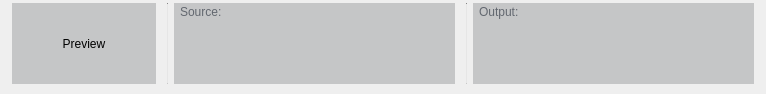
        <widget class="QFrame" name="frame_2">
         <property name="sizePolicy">
          <sizepolicy hsizetype="Preferred" vsizetype="Fixed">
           <horstretch>0</horstretch>
           <verstretch>0</verstretch>
          </sizepolicy>
         </property>
         <property name="minimumSize">
          <size>
           <width>0</width>
           <height>94</height>
          </size>
         </property>
         <property name="maximumSize">
          <size>
           <width>3840</width>
           <height>94</height>
          </size>
         </property>
         <property name="styleSheet">
          <string notr="true">QScrollBar:horizontal {
	border: none;
	background: rgb(52, 59, 72);
	height: 14px;
	margin: 0px 21px 0 21px;
	border-radius: 0px;
}
QScrollBar:vertical {
	border: none;
	background: rgb(52, 59, 72);
	width: 14px;
	margin: 21px 0 21px 0;
	border-radius: 0px;
 }
QScrollBar::handle:horizontal {
	background: rgb(27, 29, 35);
	min-width: 25px;
	border-radius: 7px
}
QScrollBar::handle:vertical {	
	background: rgb(27, 29, 35);
	min-height: 25px;
	border-radius: 7px
 }
QScrollBar::add-line:horizontal {
	border: none;
	background: rgb(55, 63, 77);
	width: 20px;
	border-top-right-radius: 7px;
	border-bottom-right-radius: 7px;
	subcontrol-position: right;
	subcontrol-origin: margin;
}
QScrollBar::add-line:vertical {
	border: none;
	background: rgb(55, 63, 77);
	height: 20px;
	border-bottom-left-radius: 7px;
	border-bottom-right-radius: 7px;
	subcontrol-position: bottom;
	subcontrol-origin: margin;
 }
QScrollBar::sub-line:horizontal {
	border: none;
	background: rgb(55, 63, 77);
	width: 20px;
	border-top-left-radius: 7px;
	border-bottom-left-radius: 7px;
	subcontrol-position: left;
	subcontrol-origin: margin;
}
QScrollBar::sub-line:vertical {
	border: none;
	background: rgb(55, 63, 77);
	height: 20px;
	border-top-left-radius: 7px;
	border-top-right-radius: 7px;
	subcontrol-position: top;
	subcontrol-origin: margin;
 }
QScrollBar::up-arrow:horizontal, QScrollBar::down-arrow:horizontal {
	background: none;
}
QScrollBar::up-arrow:vertical, QScrollBar::down-arrow:vertical {
	background: none;
 }
QScrollBar::add-page:horizontal, QScrollBar::sub-page:horizontal {
	background: none;
}
QScrollBar::add-page:vertical, QScrollBar::sub-page:vertical {
	background: none;
 }</string>
         </property>
         <property name="frameShape">
          <enum>QFrame::NoFrame</enum>
         </property>
         <property name="frameShadow">
          <enum>QFrame::Raised</enum>
         </property>
         <layout class="QGridLayout" name="gridLayout_3">
          <property name="leftMargin">
           <number>0</number>
          </property>
          <property name="topMargin">
           <number>3</number>
          </property>
          <property name="rightMargin">
           <number>0</number>
          </property>
          <property name="bottomMargin">
           <number>3</number>
          </property>
          <property name="verticalSpacing">
           <number>6</number>
          </property>
          <item row="0" column="0">
           <layout class="QHBoxLayout" name="horizontalLayout_2">
            <property name="leftMargin">
             <number>12</number>
            </property>
            <property name="rightMargin">
             <number>12</number>
            </property>
            <property name="bottomMargin">
             <number>6</number>
            </property>
            <item>
             <widget class="QLabel" name="labelThumb">
              <property name="sizePolicy">
               <sizepolicy hsizetype="Preferred" vsizetype="Preferred">
                <horstretch>0</horstretch>
                <verstretch>0</verstretch>
               </sizepolicy>
              </property>
              <property name="minimumSize">
               <size>
                <width>144</width>
                <height>81</height>
               </size>
              </property>
              <property name="maximumSize">
               <size>
                <width>144</width>
                <height>81</height>
               </size>
              </property>
              <property name="styleSheet">
               <string notr="true">background-color: rgba(27, 29, 35, 50)</string>
              </property>
              <property name="locale">
               <locale language="English" country="UnitedStates"/>
              </property>
              <property name="frameShape">
               <enum>QFrame::NoFrame</enum>
              </property>
              <property name="text">
               <string>Preview</string>
              </property>
              <property name="textFormat">
               <enum>Qt::AutoText</enum>
              </property>
              <property name="scaledContents">
               <bool>true</bool>
              </property>
              <property name="alignment">
               <set>Qt::AlignCenter</set>
              </property>
              <property name="wordWrap">
               <bool>false</bool>
              </property>
              <property name="openExternalLinks">
               <bool>false</bool>
              </property>
             </widget>
            </item>
            <item>
             <spacer name="horizontalSpacer_2">
              <property name="orientation">
               <enum>Qt::Horizontal</enum>
              </property>
              <property name="sizeType">
               <enum>QSizePolicy::Maximum</enum>
              </property>
              <property name="sizeHint" stdset="0">
               <size>
                <width>5</width>
                <height>20</height>
               </size>
              </property>
             </spacer>
            </item>
            <item>
             <widget class="Line" name="line_1">
              <property name="maximumSize">
               <size>
                <width>1</width>
                <height>16777215</height>
               </size>
              </property>
              <property name="styleSheet">
               <string notr="true">background-color: rgb(200, 200, 200);</string>
              </property>
              <property name="orientation">
               <enum>Qt::Vertical</enum>
              </property>
             </widget>
            </item>
            <item>
             <widget class="QFrame" name="frame_source">
              <property name="minimumSize">
               <size>
                <width>281</width>
                <height>81</height>
               </size>
              </property>
              <property name="maximumSize">
               <size>
                <width>3840</width>
                <height>81</height>
               </size>
              </property>
              <property name="styleSheet">
               <string notr="true">background-color: rgba(27, 29, 35, 50);</string>
              </property>
              <property name="frameShape">
               <enum>QFrame::NoFrame</enum>
              </property>
              <property name="frameShadow">
               <enum>QFrame::Raised</enum>
              </property>
              <layout class="QGridLayout" name="gridLayout_5">
               <property name="leftMargin">
                <number>0</number>
               </property>
               <property name="topMargin">
                <number>0</number>
               </property>
               <property name="rightMargin">
                <number>0</number>
               </property>
               <property name="bottomMargin">
                <number>0</number>
               </property>
               <property name="spacing">
                <number>0</number>
               </property>
               <item row="0" column="0">
                <layout class="QHBoxLayout" name="horizontalLayout_4">
                 <property name="spacing">
                  <number>3</number>
                 </property>
                 <property name="leftMargin">
                  <number>6</number>
                 </property>
                 <property name="rightMargin">
                  <number>6</number>
                 </property>
                 <item>
                  <widget class="QLabel" name="label_1">
                   <property name="styleSheet">
                    <string notr="true">color: rgb(98, 103, 111);
background-color: transparent;</string>
                   </property>
                   <property name="text">
                    <string>Source:</string>
                   </property>
                  </widget>
                 </item>
                 <item>
                  <widget class="QLabel" name="label_source">
                   <property name="autoFillBackground">
                    <bool>false</bool>
                   </property>
                   <property name="styleSheet">
                    <string notr="true">color: rgb(98, 103, 111);
background-color: transparent;</string>
                   </property>
                   <property name="text">
                    <string/>
                   </property>
                  </widget>
                 </item>
                 <item>
                  <spacer name="horizontalSpacer_5">
                   <property name="orientation">
                    <enum>Qt::Horizontal</enum>
                   </property>
                   <property name="sizeType">
                    <enum>QSizePolicy::Expanding</enum>
                   </property>
                   <property name="sizeHint" stdset="0">
                    <size>
                     <width>20</width>
                     <height>18</height>
                    </size>
                   </property>
                  </spacer>
                 </item>
                </layout>
               </item>
               <item row="1" column="0">
                <widget class="QTextBrowser" name="textBrowser_1">
                 <property name="font">
                  <font>
                   <pointsize>10</pointsize>
                  </font>
                 </property>
                 <property name="styleSheet">
                  <string notr="true">QTextBrowser {
	color: rgb(210, 210, 210);
	background-color: transparent;
	border: 1px solid rgba(27, 29, 35, 0);
}</string>
                 </property>
                </widget>
               </item>
              </layout>
             </widget>
            </item>
            <item>
             <spacer name="horizontalSpacer_3">
              <property name="orientation">
               <enum>Qt::Horizontal</enum>
              </property>
              <property name="sizeType">
               <enum>QSizePolicy::Maximum</enum>
              </property>
              <property name="sizeHint" stdset="0">
               <size>
                <width>5</width>
                <height>20</height>
               </size>
              </property>
             </spacer>
            </item>
            <item>
             <widget class="Line" name="line_2">
              <property name="maximumSize">
               <size>
                <width>1</width>
                <height>16777215</height>
               </size>
              </property>
              <property name="styleSheet">
               <string notr="true">background-color: rgb(200, 200, 200);</string>
              </property>
              <property name="orientation">
               <enum>Qt::Vertical</enum>
              </property>
             </widget>
            </item>
            <item>
             <widget class="QFrame" name="frame_output">
              <property name="minimumSize">
               <size>
                <width>281</width>
                <height>81</height>
               </size>
              </property>
              <property name="maximumSize">
               <size>
                <width>3840</width>
                <height>81</height>
               </size>
              </property>
              <property name="styleSheet">
               <string notr="true">background-color: rgba(27, 29, 35, 50);</string>
              </property>
              <property name="frameShape">
               <enum>QFrame::NoFrame</enum>
              </property>
              <property name="frameShadow">
               <enum>QFrame::Raised</enum>
              </property>
              <layout class="QGridLayout" name="gridLayout_6">
               <property name="leftMargin">
                <number>0</number>
               </property>
               <property name="topMargin">
                <number>0</number>
               </property>
               <property name="rightMargin">
                <number>0</number>
               </property>
               <property name="bottomMargin">
                <number>0</number>
               </property>
               <property name="spacing">
                <number>0</number>
               </property>
               <item row="0" column="0">
                <layout class="QHBoxLayout" name="horizontalLayout_5">
                 <property name="spacing">
                  <number>3</number>
                 </property>
                 <property name="leftMargin">
                  <number>6</number>
                 </property>
                 <property name="rightMargin">
                  <number>6</number>
                 </property>
                 <item>
                  <widget class="QLabel" name="label_2">
                   <property name="styleSheet">
                    <string notr="true">color: rgb(98, 103, 111);
background-color: transparent;</string>
                   </property>
                   <property name="text">
                    <string>Output:</string>
                   </property>
                  </widget>
                 </item>
                 <item>
                  <widget class="QLabel" name="label_output">
                   <property name="autoFillBackground">
                    <bool>false</bool>
                   </property>
                   <property name="styleSheet">
                    <string notr="true">color: rgb(98, 103, 111);
background-color: transparent;</string>
                   </property>
                   <property name="text">
                    <string/>
                   </property>
                  </widget>
                 </item>
                 <item>
                  <spacer name="horizontalSpacer_6">
                   <property name="orientation">
                    <enum>Qt::Horizontal</enum>
                   </property>
                   <property name="sizeType">
                    <enum>QSizePolicy::Expanding</enum>
                   </property>
                   <property name="sizeHint" stdset="0">
                    <size>
                     <width>20</width>
                     <height>18</height>
                    </size>
                   </property>
                  </spacer>
                 </item>
                </layout>
               </item>
               <item row="1" column="0">
                <widget class="QTextBrowser" name="textBrowser_2">
                 <property name="font">
                  <font>
                   <pointsize>10</pointsize>
                  </font>
                 </property>
                 <property name="styleSheet">
                  <string notr="true">QTextBrowser {
	color: rgb(210, 210, 210);
	background-color: transparent;
	border: 1px solid rgba(27, 29, 35, 0);
}</string>
                 </property>
                </widget>
               </item>
              </layout>
             </widget>
            </item>
           </layout>
          </item>
         </layout>
        </widget>
